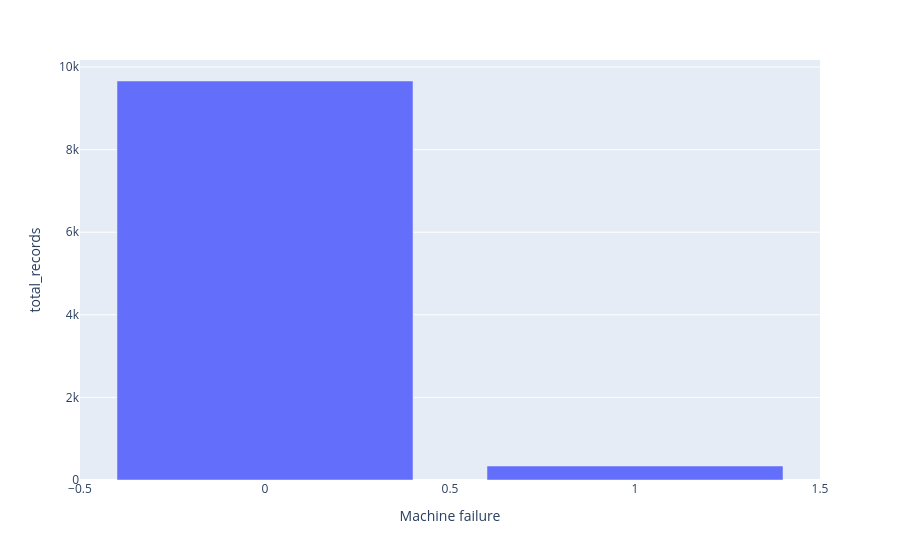

The code cell stored with this chart in its notebook:
### Code cell
import plotly.express as px

fig = px.bar(
    data_frame= total_failures, x= 'Machine failure', y= 'total_records'
)

fig.show()

### Figure 1 — Plotly figure (JSON) as saved in the notebook; plotly's stock layout.template omitted (floating-point values rounded to 4 significant figures)
{"data": [{"hovertemplate": "Machine failure=%{x}<br>total_records=%{y}<extra></extra>", "legendgroup": "", "marker": {"color": "#636efa", "pattern": {"shape": ""}}, "name": "", "orientation": "v", "showlegend": false, "textposition": "auto", "type": "bar", "x": [1, 0], "xaxis": "x", "y": [339, 9661], "yaxis": "y"}], "layout": {"barmode": "relative", "legend": {"tracegroupgap": 0}, "margin": {"t": 60}, "xaxis": {"anchor": "y", "domain": [0, 1], "title": {"text": "Machine failure"}}, "yaxis": {"anchor": "x", "domain": [0, 1], "title": {"text": "total_records"}}}}
